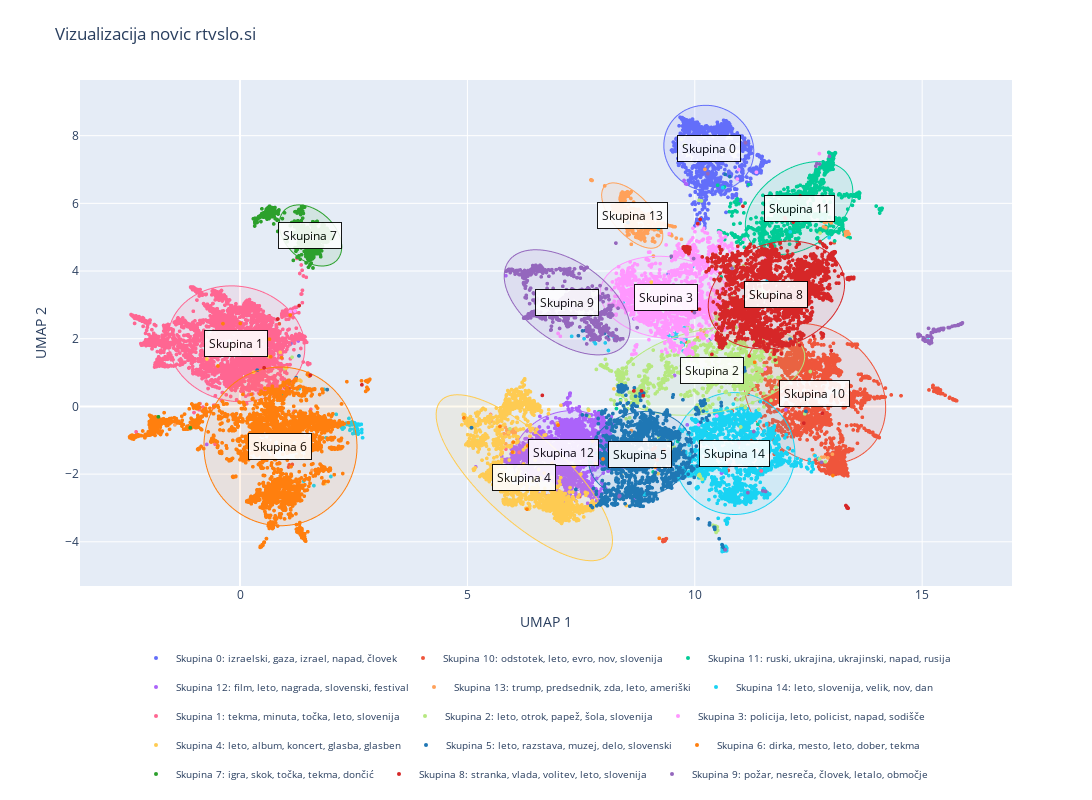

Notebook cell for this chart:
### Code cell
import os
os.environ["TOKENIZERS_PARALLELISM"] = "false"

# categories = [
#     article['url_topics'][0] if len(article['url_topics']) >= 1 else "no-topic"
#     for article in articles
# ]
# categories = [
#     "/".join(article['url_topics']) if article['url_topics'] else "no-topic"
#     for article in articles
# ]

# 1. Extract keywords per cluster
#keywords_per_cluster = extract_cluster_keywords(tokenized_texts, sbert_clusters)
keywords_per_cluster = np.load("keywords_per_cluster.npy", allow_pickle=True).item()
sbert_clusters = np.load("sbert_clusters.npy")

draw_single_plot(
    umap_embeddings=sbert_umap,
    clusters=sbert_clusters,
    titles=None,
    keywords_per_cluster=keywords_per_cluster,
    show_group_outlines=True
)
